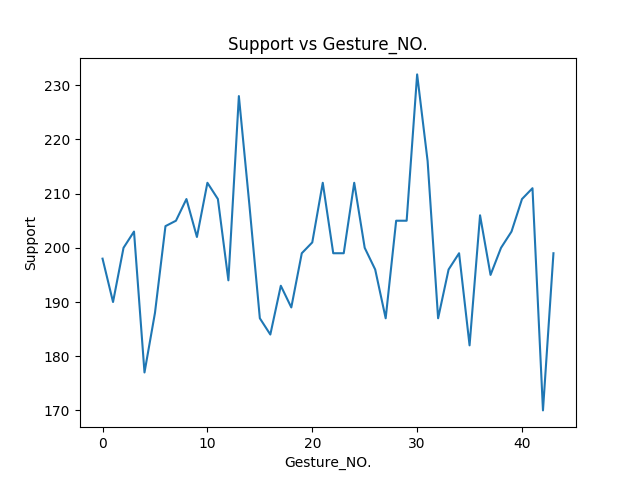

Reproduce this figure in Python.
import matplotlib.pyplot as plt 
  
# x axis values 
x = [0,1,2,3,4,5,6,7,8,9,10,11,12,13,14,15,16,17,18,19,20,21,22,23,24,25,26,27,28,29,30,31,32,33,34,35,36,37,38,39,40,41,42,43] 
# corresponding y axis values 
y = [198,190,200,203,177,188,204,205,209,202,212,209,194,228,208,187,184,193,189,199,201,212,199,199,212,200,196,187,205,205,232,216,187,196,199,182,206,195,200,203,209,211,170,199] 
  
# plotting the points  
plt.plot(x, y) 
  
# naming the x axis 
plt.xlabel('Gesture_NO.') 
# naming the y axis 
plt.ylabel('Support') 
  
# giving a title to my graph 
plt.title('Support vs Gesture_NO.') 
  
# function to show the plot 
plt.show() 
